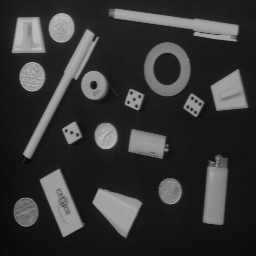
#> input picture Taller PDI/imgs/OBJECTS.png, 256 x 256 px
$ jupyter execute Taller_PDI.ipynb
#> lines starting #> are read from the running program, lines starting #| are printed output that depends on the picture; after the words box and inside, x2 and y2 are one past the last pixel; in counts of white or black regions, pixels touching at a corner belong together
# Taller PDI

## Ejercicio 25%
Realice las operaciones necesarias (incluyendo operaciones morfológicas y de
segmentación) sobre la imagen objects.png para conservar únicamente los dos
bolígrafos preservando sus niveles de gris originales (el resto de la imagen debe
quedar negra).
(Ayuda: Consultar sobre análisis de componentes conexos)

### Imports

[cell 1]
import numpy as np
import matplotlib.pyplot as plt
from skimage import io, color, filters, measure

### PDI

[cell 2]
# Cargar la imagen
image = io.imread('./imgs/OBJECTS.png', as_gray=True)
#> image is the input picture: shape (256, 256) float64; min 0.0275, max 0.737, mean 0.209

blurred = filters.gaussian(image, sigma=1)
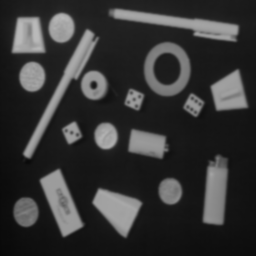
#> blurred: shape (256, 256) float64; min 0.0323, max 0.73, mean 0.209

# Umbralización automática usando Otsu
threshold_value = filters.threshold_otsu(blurred)
#> threshold_value = 0.323
binary = blurred > threshold_value  # Convierte en imagen binaria
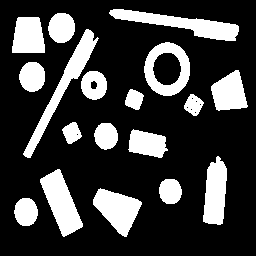
#> binary: shape (256, 256) bool; 23.8% white; 18 white regions

# Etiquetado de componentes conexos
labels = measure.label(binary)
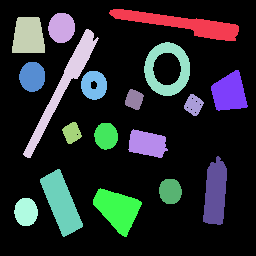
#> labels: shape (256, 256) int32; 19 distinct labels, from 0 to 18; one colour per label, 0 black

# Medir propiedades de los objetos detectados
regions = measure.regionprops(labels)
#> regions = 18 regions; largest, box (x1, y1, x2, y2) and area: (109, 9, 239, 41) 1637, (23, 29, 99, 158) 1591, (40, 169, 83, 237) 1466, (93, 188, 142, 237) 1347, (203, 156, 227, 225) 1241

filtered_regions = [r for r in regions if r.area > 100]  # Reducimos el área mínima
#> filtered_regions has the same summary as regions

# Ordenar los objetos por tamaño y seleccionar los dos más grandes
sorted_regions = sorted(filtered_regions, key=lambda x: x.area, reverse=True)[0:2]  # Evitamos el fondo
#> sorted_regions = 2 regions; box (x1, y1, x2, y2) and area: (109, 9, 239, 41) 1637, (23, 29, 99, 158) 1591

# Crear una máscara negra
mask = np.zeros_like(image, dtype=bool)

# Mantener solo los bolígrafos en la máscara
for region in sorted_regions:
    mask[tuple(region.coords.T)] = True
#> this loop made 2 passes
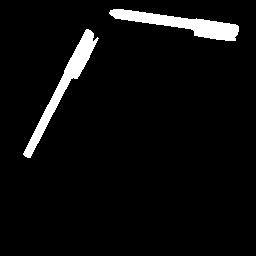
#> mask: shape (256, 256) bool; 4.9% white; 2 white regions, box (x1, y1, x2, y2) and area: (109, 9, 239, 41) 1637, (23, 29, 99, 158) 1591

# Aplicar la máscara sobre la imagen original
result = np.zeros_like(image)
result[mask] = image[mask]  # Mantiene solo los píxeles de los bolígrafos

# Mostrar todas las etapas del procesamiento
fig, ax = plt.subplots(1, 6, figsize=(18, 4))

ax[0].imshow(image, cmap='gray')
ax[0].set_title("Imagen Original")

ax[1].imshow(blurred, cmap='gray')
ax[1].set_title("Filtro Gaussiano")

ax[2].imshow(binary, cmap='gray')
ax[2].set_title("Binarización Otsu")

ax[3].imshow(color.label2rgb(labels, bg_label=0))
ax[3].set_title("Componentes Conexos")

ax[4].imshow(mask, cmap='gray')
ax[4].set_title("Máscara de Bolígrafos")

ax[5].imshow(result, cmap='gray')
ax[5].set_title("Resultado Final")

for a in ax:
    a.axis("off")

plt.show()

## Mini proyecto: 75%

### Proyecto
Las microfracturas en los huesos suelen ser difíciles de detectar mediante técnicas de imagen tradicionales. Identificar estas fracturas es crucial para un diagnóstico temprano y un tratamiento adecuado. Este proyecto tiene como objetivo desarrollar un flujo de procesamiento de imágenes para analizar microfracturas en general, utilizando técnicas de procesamiento digital de imágenes.

#### Importaciones

[cell 3]
from skimage.filters import sobel, median, unsharp_mask
import cv2
import matplotlib.pyplot as plt
import numpy as np
import skimage

#### Funciones

[cell 4]
def comparar_images(imagen1, imagen2):
  _, (ax1, ax2) = plt.subplots(1, 2, figsize=(10, 5))
  ax1.imshow(imagen1, cmap='gray')
  ax1.set_title('Imagen Original')
  ax1.axis('off')

  ax2.imshow(imagen2, cmap='gray')
  ax2.set_title('Imagen Procesada')
  ax2.axis('off')

  plt.show()

#### Imagen

[cell 5]
image = skimage.io.imread('./imgs/torus_3.jpg', as_gray=True)
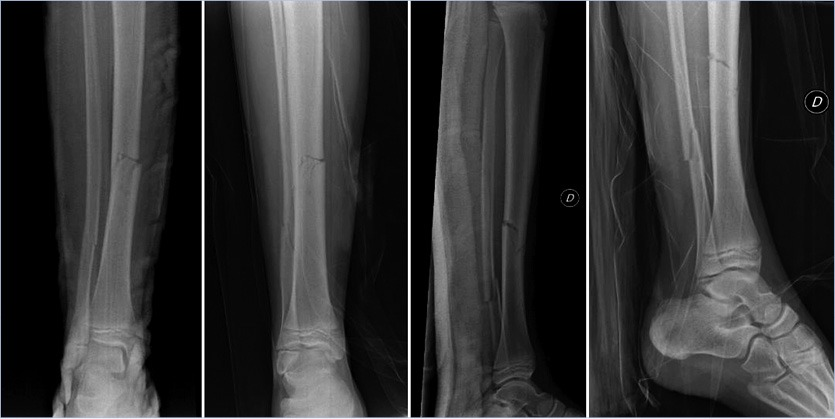
#> input picture Taller PDI/imgs/torus_3.jpg, 835 x 419 px
#> image: shape (419, 835) float64; min 0, max 1, mean 0.207
print("Shape:", image.shape)
#| Shape: (419, 835)
plt.imshow(image, cmap='gray')
plt.axis('off')
plt.show()

#### Filtros

##### Mediana

[cell 6]
imagen_suavizada_median = median(image)
comparar_images(image, imagen_suavizada_median)

##### Mejora de nitidez

[cell 7]
image_nitida = unsharp_mask(imagen_suavizada_median, radius=5, amount=2)
comparar_images(imagen_suavizada_median, image_nitida)

image_nitida = unsharp_mask(imagen_suavizada_median, radius=2, amount=1)
comparar_images(imagen_suavizada_median, image_nitida)

#### Detección de bordes

[cell 8]
image_bordes = sobel(image_nitida)
comparar_images(image_nitida, image_bordes)

[cell 9]
plt.figure(figsize=(8, 6))
plt.imshow(image_bordes, cmap="Reds")
plt.axis("off")
plt.title("Bordes resaltados en rojo")
plt.show()

#### Resultados

[cell 10]
# Convertir imagen a RGB
image_rgb = cv2.cvtColor((image_nitida * 255).astype(np.uint8), cv2.COLOR_GRAY2BGR)

# Crear una máscara de color azul donde están los bordes
edges_color = np.zeros_like(image_rgb)
edges_color[:, :, 0] = (image_bordes * 255).astype(np.uint8)  # Azul en canal B

# Superponer bordes sobre la imagen con transparencia (alpha=4)
overlay = cv2.addWeighted(image_rgb, 1, edges_color, 4, 0)

# Mostrar resultado
comparar_images(image, cv2.cvtColor(overlay, cv2.COLOR_BGR2RGB))

### Pruebas

#### Imports

[cell 11]
from skimage import color
from skimage.filters import threshold_otsu, sobel
from skimage.morphology import label, footprint_rectangle, opening, dilation, erosion
import skimage.filters as filters
import matplotlib.pyplot as plt
import numpy as np
import skimage.util as util

from skimage import exposure, restoration, segmentation
from skimage.segmentation import slic
import skimage

#### Imagen

[cell 12]
image = io.imread('./imgs/torus_3.jpg', as_gray=True)
plt.imshow(image, cmap='gray')
#Imagen original
plt.show()

Exploración de la imagen

[cell 13]
image.shape
#> Out = (419, 835)
#La imagen ya está en escala de grises

#### Funciones

[cell 14]
def comparar_images(imagen1, imagen2):
  fig, (ax1, ax2) = plt.subplots(1, 2, figsize=(10, 5))
  ax1.imshow(imagen1, cmap='gray')
  ax1.set_title('Imagen Original')
  ax1.axis('off')

  ax2.imshow(imagen2, cmap='gray')
  ax2.set_title('Imagen Procesada')
  ax2.axis('off')

  plt.show()

#### Filtros

[cell 15]
imagen_suavizada_gaussian = filters.gaussian(image)
comparar_images(image, imagen_suavizada_gaussian)

[cell 16]
imagen_suavizada_median = filters.median(image)
comparar_images(image, imagen_suavizada_median)

[cell 17]
#Ecualización del histograma
imagen_ecualizada = exposure.equalize_hist(image)
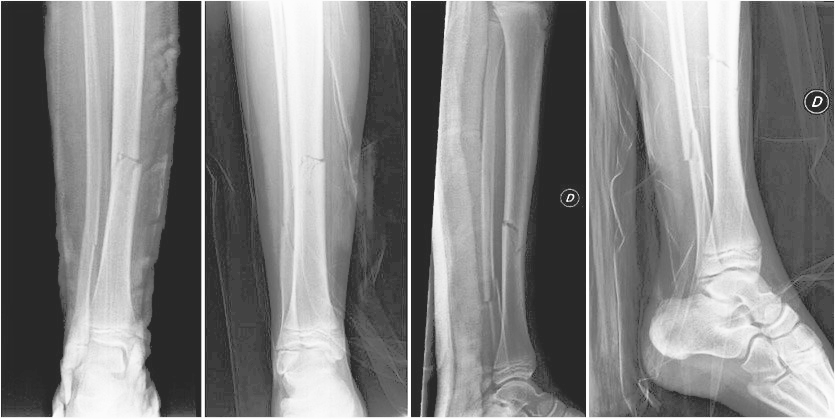
#> imagen_ecualizada: shape (419, 835) float64; min 0.158, max 1, mean 0.513
comparar_images(image, imagen_ecualizada)

[cell 18]
#Filtro bilateral para: smoothening images and reducing noise, while preserving edges.

imagen_filtrada_bilateral = restoration.denoise_bilateral(image)
comparar_images(image, imagen_filtrada_bilateral)

#### Detección de bordes

[cell 19]
# Detección bordes usando el filtro Sobel
bordes = skimage.filters.sobel(image)
comparar_images(image, bordes)

[cell 20]
#Se escalan los detalles y se agregan a la imagen original
enhanced_image = filters.unsharp_mask(image, radius=3, amount=1)
comparar_images(image, enhanced_image)

#### Operaciones morfológicas (apertura)

[cell 21]
imagen_color = np.dstack([image, image, image])

imagen_abierta = opening(enhanced_image, footprint_rectangle((3, 3)))
bordes_imagen_abierta = filters.sobel(imagen_abierta)
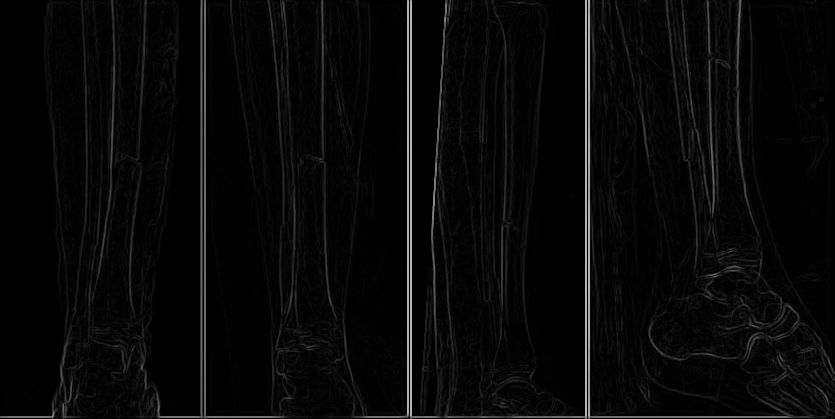
#> bordes_imagen_abierta: shape (419, 835) float64; min 0, max 0.708, mean 0.0323

plt.figure(figsize=(8, 6))
plt.imshow(bordes_imagen_abierta, cmap="Reds")  # "Blues" - "Greens" "Reds"
plt.axis("off")
plt.title("Bordes resaltados en rojo")
plt.show()

#### Segmentación

[cell 22]
#Segmentación con Otsu
thresh_otsu = threshold_otsu(image)
#> thresh_otsu = 0.264
binary_otsu = image > thresh_otsu
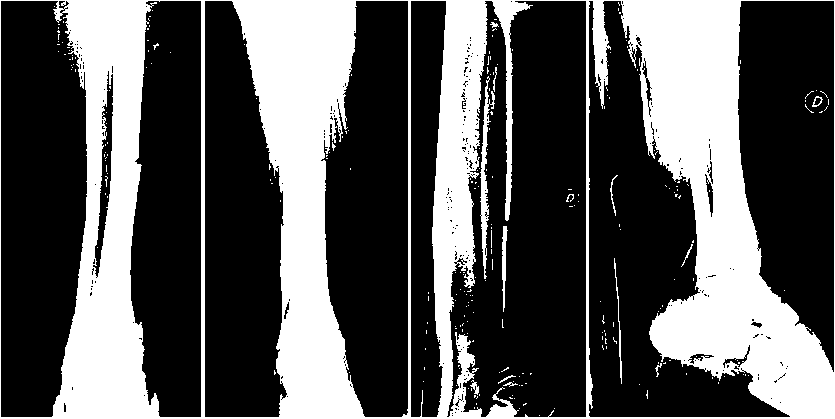
#> binary_otsu: shape (419, 835) bool; 34.2% white; 248 white regions (234 under 20 px), largest, box (x1, y1, x2, y2) and area: (0, 0, 835, 419) 117018, (480, 76, 495, 279) 924, (502, 226, 508, 312) 279
comparar_images(image, binary_otsu)

[cell 23]
#Umbralización
thresh_value = 0.28
binary_manual = image <= thresh_value
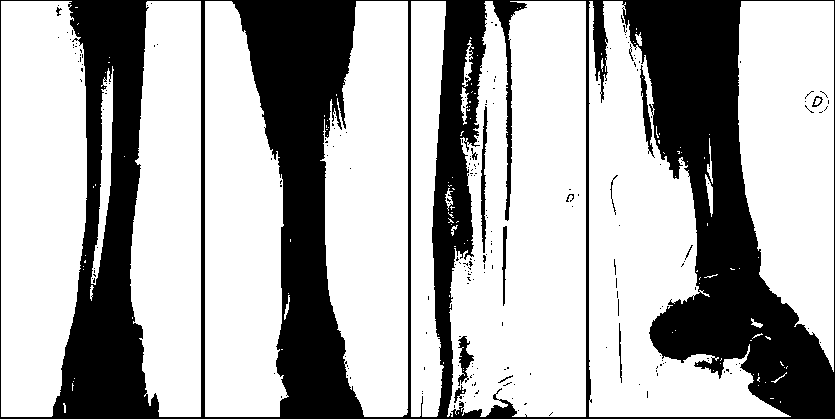
#> binary_manual: shape (419, 835) bool; 68% white; 217 black regions (202 under 20 px), largest, box (x1, y1, x2, y2) and area: (0, 0, 835, 419) 109649, (481, 106, 488, 253) 489, (640, 65, 655, 158) 418
comparar_images(image, binary_manual)

[cell 24]
import numpy as np
import matplotlib.pyplot as plt
from skimage import io, filters
from skimage.segmentation import active_contour
from skimage.draw import polygon_perimeter

# Definir puntos iniciales cerca de los bordes detectados
rows, cols = image.shape
#> rows = 419; cols = 835
x = np.linspace(30, cols-30, 100)  # Ajustar según la imagen
#> x = 100 values from 30 to 805
y = np.linspace(30, rows-30, 100)
#> y = 100 values from 30 to 389
init = np.array([x, y]).T

# Aplicar Active Contour
snake = active_contour(filters.gaussian(image, 1), init, alpha=0.0001, beta=0.5, gamma=0.001)
#> snake = 100 pairs, first value 228.6 to 418.4, second value 84.82 to 288.1

# Mostrar resultados
fig, ax = plt.subplots()
ax.imshow(image, cmap=plt.cm.gray)
ax.plot(init[:, 0], init[:, 1], '--r', lw=2)  # Contorno inicial
ax.plot(snake[:, 0], snake[:, 1], '-b', lw=2)  # Contorno final
ax.set_title("Segmentación con Active Contours")
plt.show()
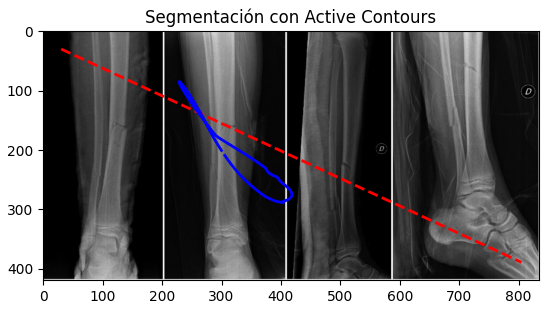
#> figure drawn by matplotlib, 1 panel
